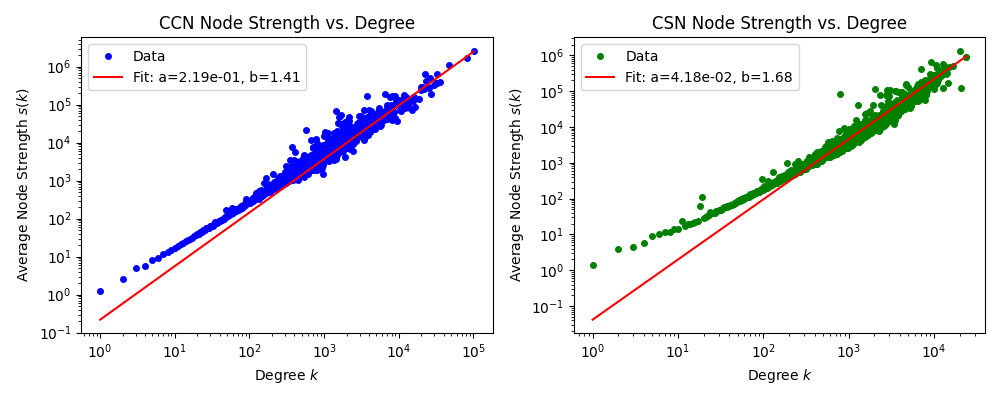

Here is the Python script that generated this plot:
import networkx as nx
import matplotlib.pyplot as plt
import pickle
import numpy as np
from scipy.optimize import curve_fit

def calc_strength(G):
    # 计算每个节点的度和强度
    degrees = dict(G.degree())
    strengths = dict(G.degree(weight='weight'))

    # 将同一度值的节点的强度累加,并计数
    strength_degree = {}
    for node, degree in degrees.items():
        if degree not in strength_degree:
            strength_degree[degree] = []
        strength_degree[degree].append(strengths[node])

    # 对于每一度值,计算平均强度
    avg_strength_degree = {}
    for degree, strengths in strength_degree.items():
        avg_strength_degree[degree] = sum(strengths) / len(strengths)

    return avg_strength_degree

# 读取已构建好的网络
with open('../construction/ccn.gpickle', 'rb') as f:
    G_ccn = pickle.load(f)
with open('../construction/csn.gpickle', 'rb') as f:
    G_csn = pickle.load(f)

# 计算网络的强度与度的关系
strength_degree_ccn = calc_strength(G_ccn)
strength_degree_csn = calc_strength(G_csn)

# 定义幂律拟合函数
def powerlaw(x, a, b):
    return a * (x**b)

# 对CCN进行拟合
ccn_degrees, ccn_avg_strengths = zip(*[(d, s) for d, s in strength_degree_ccn.items() if d > 0])
ccn_popt, _ = curve_fit(powerlaw, ccn_degrees, ccn_avg_strengths)

# 对CSN进行拟合
csn_degrees, csn_avg_strengths = zip(*[(d, s) for d, s in strength_degree_csn.items() if d > 0])
csn_popt, _ = curve_fit(powerlaw, csn_degrees, csn_avg_strengths)

# 绘制双对数坐标图
fig, (ax1, ax2) = plt.subplots(1, 2, figsize=(10, 4))

ax1.loglog(ccn_degrees, ccn_avg_strengths, 'bo', markersize=4, label='Data')
x_fit_ccn = np.logspace(np.log10(min(ccn_degrees)), np.log10(max(ccn_degrees)), 100)
ax1.loglog(x_fit_ccn, powerlaw(x_fit_ccn, *ccn_popt), 'r-', label=f'Fit: a={ccn_popt[0]:.2e}, b={ccn_popt[1]:.2f}')
ax1.set_title('CCN Node Strength vs. Degree')
ax1.set_xlabel('Degree $k$')
ax1.set_ylabel('Average Node Strength $s(k)$')
ax1.legend()

ax2.loglog(csn_degrees, csn_avg_strengths, 'go', markersize=4, label='Data')
x_fit_csn = np.logspace(0, np.log10(max(csn_degrees)), 100)
ax2.loglog(x_fit_csn, powerlaw(x_fit_csn, *csn_popt), 'r-', label=f'Fit: a={csn_popt[0]:.2e}, b={csn_popt[1]:.2f}')
ax2.set_title('CSN Node Strength vs. Degree')
ax2.set_xlabel('Degree $k$')
ax2.set_ylabel('Average Node Strength $s(k)$')
ax2.legend()

fig.tight_layout()
plt.show()
